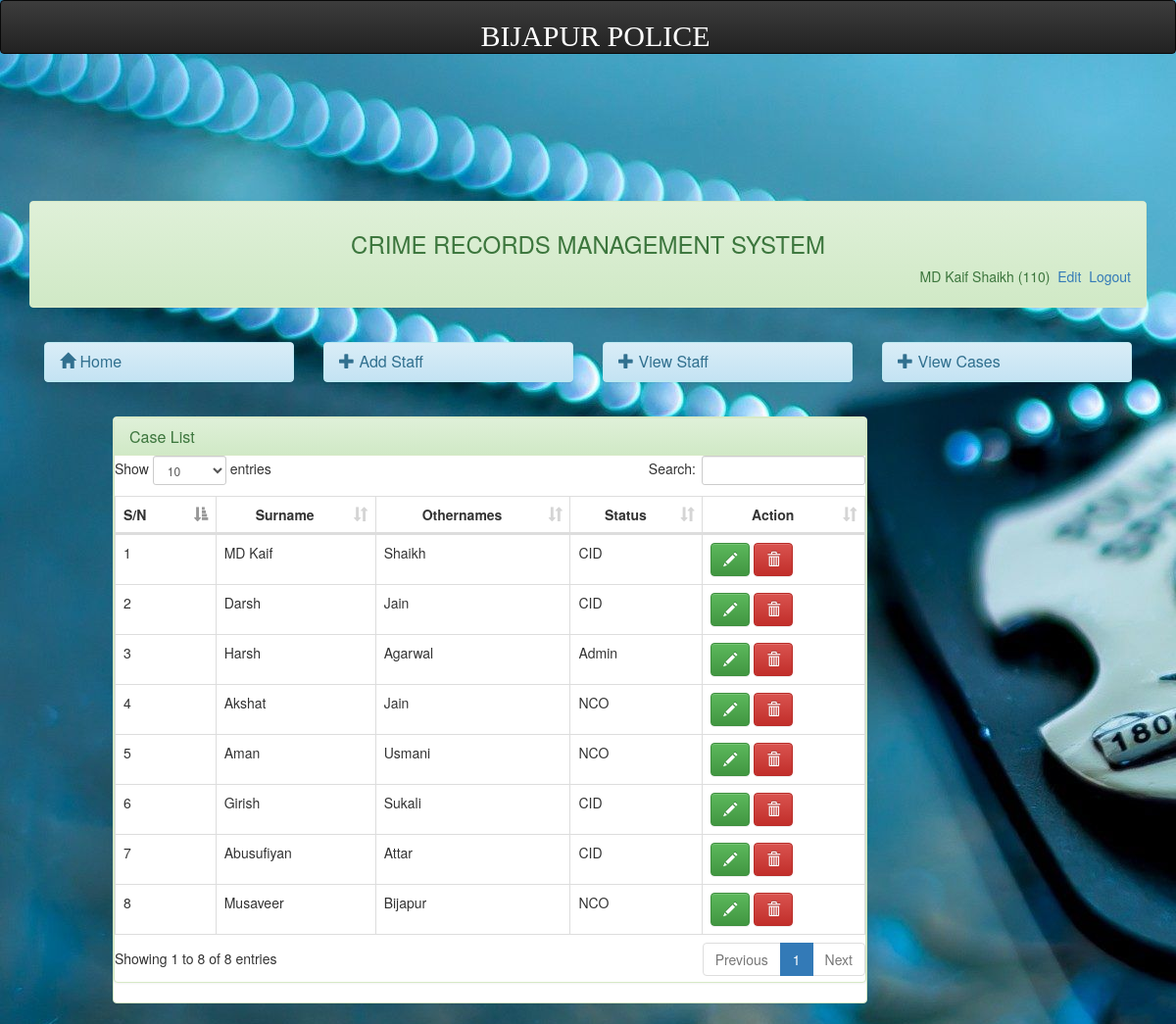
Page /admin/user.php (signed in) on the committed database.
### tables this page shows
CREATE TABLE `userlogin` (
  `id` int(11) NOT NULL,
  `staffid` varchar(20) NOT NULL,
  `status` varchar(50) NOT NULL,
  `password` varchar(50) NOT NULL,
  `surname` varchar(50) NOT NULL,
  `othernames` varchar(50) NOT NULL
);

### admin/session.php (called while the page is built, shortened)
<?php
$session_id=$_SESSION['staffid'];
?>

### admin/user.php (the view, shortened to what this page needs)
<?php
include('dbconnect.php');
include('header.php');
 ?>
<br />
<div class="container-fluid">
	<?php include('menubar.php');?>
	<div class="col-md-1"></div>
	<div class="col-md-8">
		<div class="panel panel-success">
			<div class="panel panel-success">
			 	<div class="panel-heading">
			 		<h3 class="panel-title">
			 			Case List
			 		</h3>
			 	</div>
<div id="trans-table">
<table id="myTable-trans" class="table table-bordered table-hover" cellspacing="0" width="100%">
	<thead>
	    <tr>
	        <th>S/N</th>
	        <th ><center>Surname</center></th>
	        <th><center>Othernames</center></th>
	        <th><center>Status</center></th>
	        <th><center>Action</center></th>
	    </tr>
	</thead>
    <tbody>
    	<?php
		$sn=0;
		$query=mysqli_query($dbcon,"select * from userlogin");
		while($row = mysqli_fetch_array($query)){
		$id = $row['staffid'];
		$sn++;
		?>
		<tr>
        <td><?php echo $sn;?></td>
		<td><?php echo $row['surname'];?></td>
		<td><?php echo $row['othernames']; ?></td>
		<td><?php echo $row['status']; ?></td>
		<td class="empty" width="">
			<button type="button" data-toggle="modal" data-target="#edit<?php echo $row['staffid'];?>" data-placement="left" title="Click to edit"   class="btn btn-success"><span class="glyphicon glyphicon-pencil" aria-hidden="true"></span></button>
		<button type="button" data-toggle="modal" data-target="#<?php echo $id;?>" data-placement="left"  class="btn btn-danger"><span class="glyphicon glyphicon-trash" aria-hidden="true"></span></button>
		</td>
		</tr>
	<?php } ?>
    </tbody>
</table>
</div>
</div>
	</div>
</div>
</body>
</html>

### admin/menubar.php
<div class="col-md-12">
	<div class="panel panel-success">
		<div class="panel-heading" style="padding-bottom: 40px;">
			<center><h3>CRIME RECORDS MANAGEMENT SYSTEM</h3></center>
					<?php
					include('session.php');
					include('dbconnect.php');
					$query= mysqli_query($dbcon,"select * from userlogin where staffid = '$session_id'")or die(mysqli_error());
					$row = mysqli_fetch_array($query);
					?>
                           <span class="pull-right">
                              <?php echo $row['surname']." ". $row['othernames']." (" .$row['staffid'].")";  ?>
                                 <a href="profile.php"><i class="icon-signout icon-large"></i>&nbsp;Edit</a>
                                  <a href="logout.php"><i class="icon-signout icon-large"></i>&nbsp;Logout</a>
                                 </span>
                   </div>
		</div>
		<div class="panel-body">
			<div class="row">
				<div class="col-md-3">
					<div class="panel panel-info">
						<div class="panel-heading">
							<h3 class="panel-title"> <a href="index.php">
								<span class="glyphicon glyphicon-home" aria-hidden="true"></span> Home</a>
						</div>
					</div>
				</div>
				<div class="col-md-3">
					<div class="panel panel-info">
						<div class="panel-heading">
							<h3 class="panel-title"> <a href="addstaff.php">
								<span class="glyphicon glyphicon-plus" aria-hidden="true"></span>
							Add Staff</a>
							</h3>
						</div>
					</div>
				</div>
				<div class="col-md-3">
					<div class="panel panel-info">
						<div class="panel-heading">
							<h3 class="panel-title"> <a href="user.php">
								<span class="glyphicon glyphicon-plus" aria-hidden="true"></span>
							View Staff</a>
							</h3>
						</div>
					</div>
				</div>
				<div class="col-md-3">
					<div class="panel panel-info">
						<div class="panel-heading">
							<h3 class="panel-title"> <a href="caseview.php">
								<span class="glyphicon glyphicon-plus" aria-hidden="true"></span>
							View Cases</a>
							</h3>
						</div>
					</div>
				</div>
			</div>
		</div>
	</div>
</div>

### assets/css/simple-sidebar.css (style rules this page uses)
body { overflow-x: hidden; }

### rows in the picture
userlogin: surname "MD Kaif", othernames "Shaikh", staffid "110", status "CID"
userlogin: surname "Darsh", othernames "Jain", status "CID"
userlogin: surname "Harsh", othernames "Agarwal", status "Admin"
userlogin: surname "Akshat", othernames "Jain", status "NCO"
userlogin: surname "Aman", othernames "Usmani", status "NCO"
userlogin: surname "Girish", othernames "Sukali", status "CID"
userlogin: surname "Abusufiyan", othernames "Attar", status "CID"
userlogin: surname "Musaveer", othernames "Bijapur", status "NCO"
